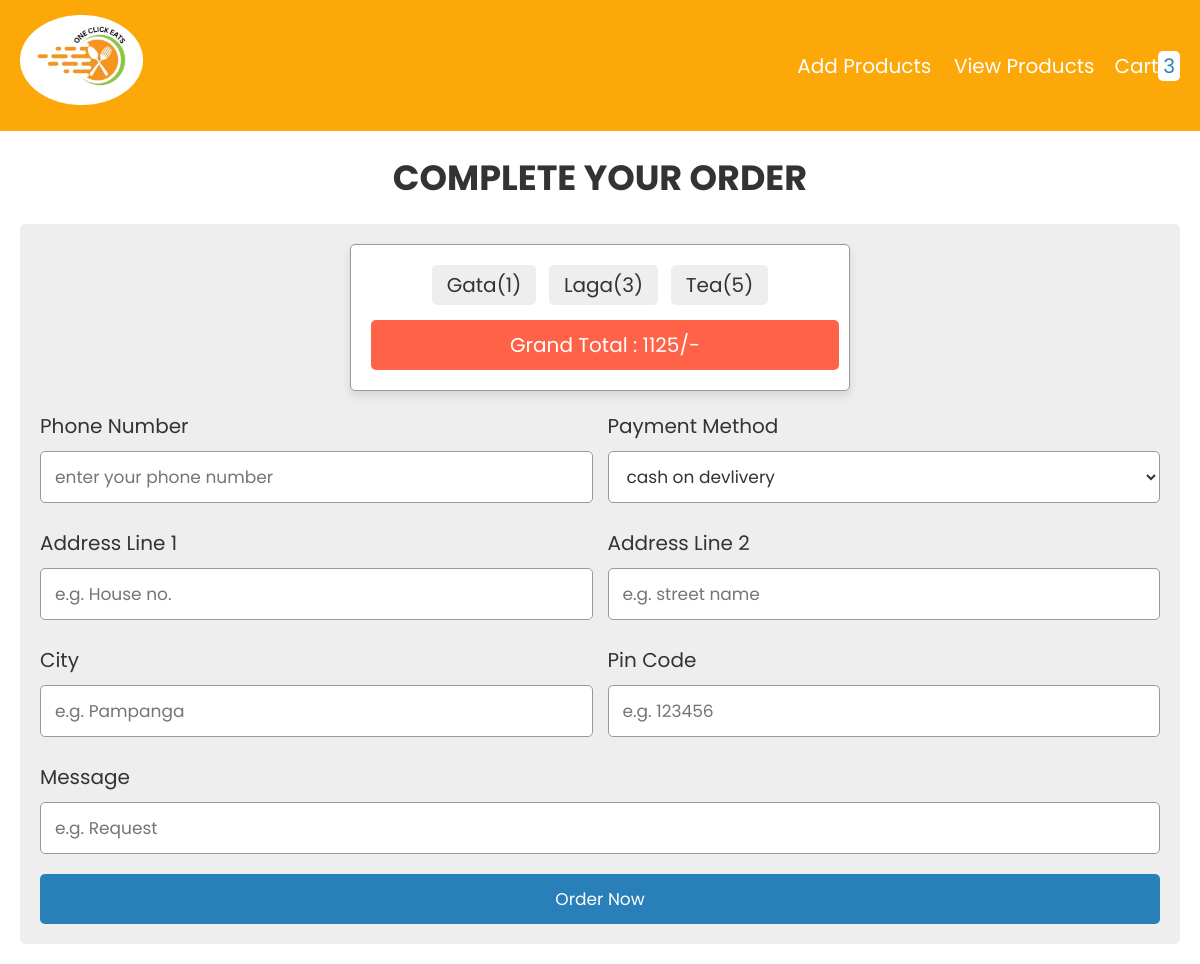
The page /checkout.php on the database its author committed.
### tables this page shows
CREATE TABLE `cart` (
  `id` int(255) NOT NULL,
  `name` varchar(255) NOT NULL,
  `price` varchar(255) NOT NULL,
  `image` varchar(255) NOT NULL,
  `quantity` int(255) NOT NULL
);

### checkout.php (the view, shortened to what this page needs)
<?php
@include 'config.php';
?>
<!DOCTYPE html>
<html lang="en">
<head>
   <link rel="stylesheet" href="https://cdnjs.cloudflare.com/ajax/libs/font-awesome/6.0.0/css/all.min.css">
   <link rel="stylesheet" href="css/style.css">
</head>
<body>
<?php include 'header.php'; ?>
<div class="container">
<section class="checkout-form">
   <h1 class="heading">complete your order</h1>
   <form action="" method="post">
   <div class="display-order">
      <?php
         $select_cart = mysqli_query($conn, "SELECT * FROM `cart`");
         $total = 0;
         $grand_total = 0;
         if(mysqli_num_rows($select_cart) > 0){
            while($fetch_cart = mysqli_fetch_assoc($select_cart)){
            $total_price = number_format($fetch_cart['price'] * $fetch_cart['quantity']);
            $grand_total = $total += $total_price;
      ?>
      <span><?= $fetch_cart['name']; ?>(<?= $fetch_cart['quantity']; ?>)</span>
      <?php
         }
      }else{
         echo "<div class='display-order'><span>your cart is empty!</span></div>";
      }
      ?>
      <span class="grand-total"> grand total : <?= $grand_total; ?>/- </span>
   </div>
      <div class="flex">
         <div class="inputBox">
            <span>phone number</span>
            <input type="number" placeholder="enter your phone number" name="number" required>
         </div>
         <div class="inputBox">
            <span>payment method</span>
            <select name="method">
               <option value="cash on delivery" selected>cash on devlivery</option>
            </select>
         </div>
         <div class="inputBox">
            <span>address line 1</span>
            <input type="text" placeholder="e.g. House no." name="house" required>
         </div>
         <div class="inputBox">
            <span>address line 2</span>
            <input type="text" placeholder="e.g. street name" name="street" required>
         </div>
         <div class="inputBox">
            <span>city</span>
            <input type="text" placeholder="e.g. Pampanga" name="city" required>
         </div>
         <div class="inputBox">
            <span>pin code</span>
            <input type="text" placeholder="e.g. 123456" name="pin_code" required>
         </div>
         <div class="inputBox">
            <span>Message</span>
            <input type="text" placeholder="e.g. Request" name="message" required>
         </div>
      </div>
      <input type="submit" value="order now" name="order_btn" class="btn">
   </form>
</section>
</div>
</body>
</html>

### css/style.css (style rules this page uses)
:root { --blue:#2980b9; --red:tomato; --orange:orange; --black:#333; --white:#fff; --bg-color:#eee; --dark-bg:rgba(0,0,0,.7); --box-shadow:0 .5rem 1rem rgba(0,0,0,.1); --border:.1rem solid #999; }
* { font-family: 'Poppins', sans-serif; margin:0; padding:0; box-sizing: border-box; outline: none; border:none; text-decoration: none; text-transform: capitalize; }
html { font-size: 62.5%; overflow-x: hidden; }
.container { max-width: 1200px; margin:0 auto; }
section { padding:2rem; }
.heading { text-align: center; font-size: 3.5rem; text-transform: uppercase; color:var(--black); margin-bottom: 2rem; }
.btn, .option-btn, .delete-btn { display: block; width: 100%; text-align: center; background-color: var(--blue); color:var(--white); font-size: 1.7rem; padding:1.2rem 3rem; border-radius: .5rem; cursor: pointer; margin-top: 1rem; }
.checkout-form form { padding:2rem; border-radius: .5rem; background-color: var(--bg-color); }
.checkout-form form .flex { display: flex; flex-wrap: wrap; gap:1.5rem; }
.checkout-form form .flex .inputBox { flex:1 1 40rem; }
.checkout-form form .flex .inputBox span { font-size: 2rem; color:var(--black); }
.checkout-form form .flex .inputBox input, .checkout-form form .flex .inputBox select { width: 100%; background-color: var(--white); font-size: 1.7rem; color:var(--black); border-radius: .5rem; margin:1rem 0; padding:1.2rem 1.4rem; text-transform: none; border:var(--border); }
.display-order { max-width: 50rem; background-color: var(--white); border-radius: .5rem; text-align: center; padding:1.5rem; margin:0 auto; margin-bottom: 2rem; box-shadow: var(--box-shadow); border:var(--border); }
.display-order span { display: inline-block; border-radius: .5rem; background-color: var(--bg-color); padding:.5rem 1.5rem; font-size: 2rem; color:var(--black); margin:.5rem; }
.display-order span.grand-total { width: 100%; background-color: var(--red); color:var(--white); padding:1rem; margin-top: 1rem; }

### rows shown on the page
cart: name "Gata", quantity "1"
cart: name "Laga", quantity "3"
cart: name "Tea", quantity "5"

### other values the page prints
$row_count "3"
$grand_total "1125"
